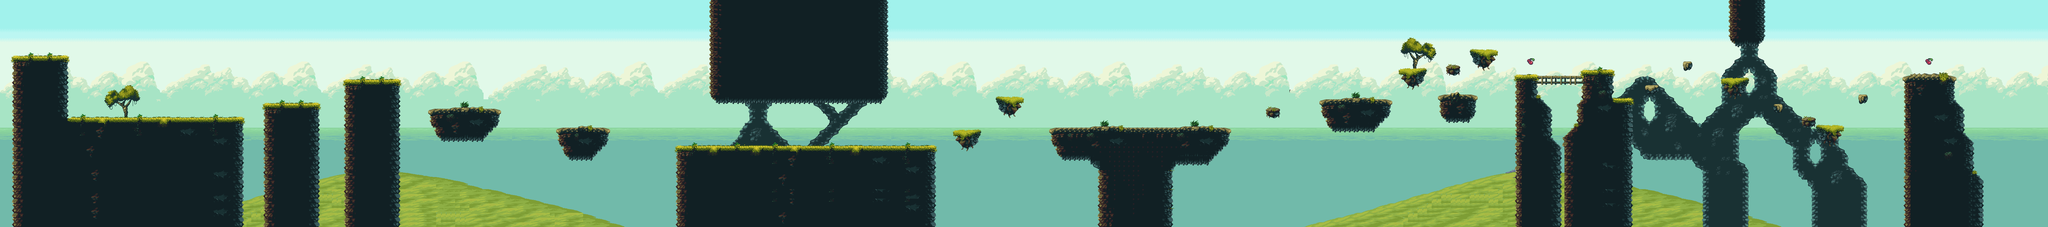

Rendered tile map (Tiled .tmx) drawn with the repository's tilesets; below, a short description and the map source with its tile grids summarised:
An orthogonal 432x48 tile map with 16x16 px tiles, 7 tile layers (Sky, Clouds, Sea, Far Ground, ...), 6 tilesets.

<map version="1.2" tiledversion="1.2.0" orientation="orthogonal" renderorder="right-down" width="432" height="48" tilewidth="16" tileheight="16" infinite="0" nextlayerid="49" nextobjectid="134">
 <tileset firstgid="1" name="tileset.ajusted" tilewidth="16" tileheight="16" tilecount="720" columns="36">
  <image source="tileset.ajusted.png" width="576" height="320" />
 </tileset>
 <tileset firstgid="721" name="far-grounds" tilewidth="16" tileheight="16" tilecount="228" columns="38">
  <image source="far-grounds1.png" trans="ff00ff" width="616" height="110" />
 </tileset>
 <tileset firstgid="949" name="sea" tilewidth="16" tileheight="16" tilecount="42" columns="7">
  <image source="sea1.png" width="112" height="96" />
 </tileset>
 <tileset firstgid="991" name="sky" tilewidth="16" tileheight="16" tilecount="133" columns="7">
  <image source="sky1.png" width="112" height="304" />
 </tileset>
 <tileset firstgid="1124" name="clouds" tilewidth="16" tileheight="16" tilecount="476" columns="34">
  <image source="clouds1.png" width="544" height="236" />
 </tileset>
 <tileset firstgid="1600" name="meta" tilewidth="16" tileheight="16" tilecount="2" columns="2">
  <image source="meta2.png" width="32" height="16" />
 </tileset>
 <layer id="41" name="Sky" width="432" height="48">
  <properties>
   <property name="speed" type="float" value="0.1" />
  </properties>
  <data>[20736 cells, 8705 non-empty, 169 distinct tile ids]</data>
 </layer>
 <layer id="42" name="Clouds" width="432" height="48">
  <properties>
   <property name="speed" type="float" value="0.3" />
  </properties>
  <data>[20736 cells, 6072 non-empty, 476 distinct tile ids]</data>
 </layer>
 <layer id="43" name="Sea" width="432" height="48">
  <properties>
   <property name="speed" type="float" value="0.5" />
  </properties>
  <data>[20736 cells, 9072 non-empty, 42 distinct tile ids]</data>
 </layer>
 <layer id="44" name="Far Ground" width="432" height="48">
  <properties>
   <property name="speed" type="float" value="0.7" />
  </properties>
  <data>[20736 cells, 1866 non-empty, 228 distinct tile ids]</data>
 </layer>
 <layer id="45" name="fons roques" width="432" height="48">
  <properties>
   <property name="speed" type="float" value="1" />
  </properties>
  <data>[20736 cells, 1232 non-empty, 232 distinct tile ids]</data>
 </layer>
 <layer id="46" name="rocky platforms" width="432" height="48">
  <properties>
   <property name="speed" type="float" value="1" />
  </properties>
  <data>[20736 cells, 6511 non-empty, 302 distinct tile ids]</data>
 </layer>
 <layer id="47" name="bridge" width="432" height="48">
  <properties>
   <property name="speed" type="float" value="1" />
  </properties>
  <data>[20736 cells, 44 non-empty, 28 distinct tile ids]</data>
 </layer>
</map>
